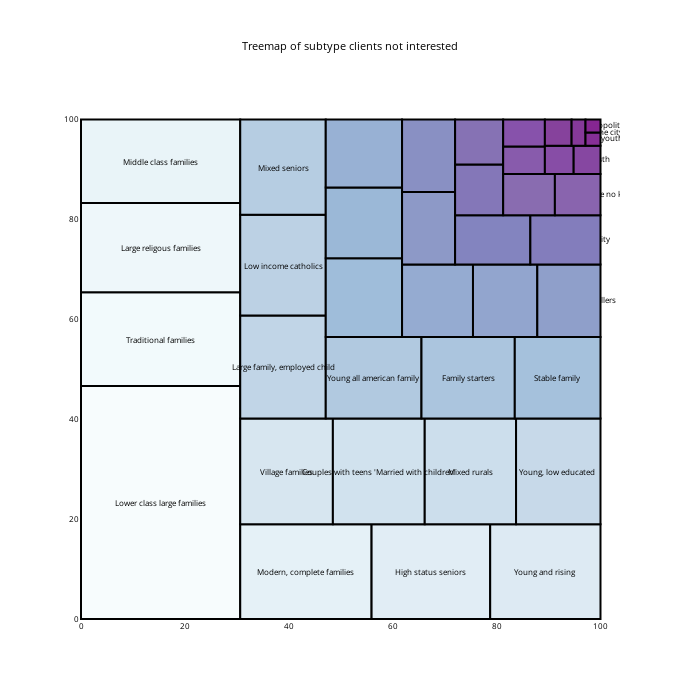

Write notebook code for a chart like this one.
### Code cell
freq = pd.DataFrame(no['Customer Subtype'].value_counts().reset_index())
freq.columns = ['name', 'freq']

x = 0.
y = 0.
width = 100.
height = 100.

values = freq.freq

normed = squarify.normalize_sizes(values, width, height)
rects = squarify.squarify(normed, x, y, width, height)

bupu = cl.scales['9']['seq']['BuPu']
bupu = cl.interp( bupu, 48 )
cl.to_rgb( bupu )

shapes = []
annotations = []
counter = 0
i = 0
for r in rects:
    shapes.append( 
        dict(
            type = 'rect', 
            x0 = r['x'], 
            y0 = r['y'], 
            x1 = r['x']+r['dx'], 
            y1 = r['y']+r['dy'],
            line = dict( width = 2 ),
            fillcolor = bupu[i]
        ) 
    )
    if (i < 17):
        label = freq.name[i]
    else :
        label = ""
    annotations.append(
        dict(
            x = r['x']+(r['dx']/2),
            y = r['y']+(r['dy']/2),
            text = label,
            align='center',
            showarrow = False
        )
    )
    i = i+1

# For hover text
trace0 = go.Scatter(
    x = [ r['x']+(r['dx']/2) for r in rects ], 
    y = [ r['y']+(r['dy']/2) for r in rects ],
    text = freq.name, 
    mode = 'text',
)
        
layout = dict(
    height=700, 
    width=700,
    xaxis=dict(showgrid=False,zeroline=False),
    yaxis=dict(showgrid=False,zeroline=False),
    shapes=shapes,
    annotations=annotations,
    hovermode='closest',
    title = 'Treemap of subtype clients not interested',
    font=dict(size=8, color='#000000')
)

# With hovertext
figure = dict(data=[trace0], layout=layout)

iplot(figure)

### Figure 1 — Plotly figure (JSON) as saved in the notebook; plotly's stock layout.template omitted (floating-point values rounded to 4 significant figures)
{"data": [{"mode": "text", "text": ["Lower class large families", "Traditional families", "Large religous families", "Middle class families", "Modern, complete families", "High status seniors", "Young and rising", "Village families", "Couples with teens 'Married with children'", "Mixed rurals", "Young, low educated ", "Large family, employed child", "Low income catholics", "Mixed seniors", "Young all american family", "Family starters", "Stable family", "Mixed small town dwellers", "High Income, expensive child", "Religious elderly singles", "Career and childcare", "Affluent young families", "Mixed apartment dwellers", "Large family farms", "Very Important Provincials", "Porchless seniors: no front yard", "Young seniors in the city", "Affluent senior apartments", "Own home elderly", "Seniors in apartments", "Dinki's (double income no kids)", "Residential elderly", "Etnically diverse", "Young urban have-nots", "Single youth", "Students in apartments", "Fresh masters in the city", "Suburban youth", "Senior cosmopolitans"], "type": "scatter", "x": [15.33, 15.33, 15.33, 15.33, 43.29, 67.35, 89.38, 39.57, 57.33, 74.96, 91.87, 38.88, 38.88, 38.88, 56.33, 74.52, 91.75, 54.46, 54.46, 54.46, 68.63, 81.65, 93.92, 66.91, 66.91, 79.26, 93.25, 76.64, 76.64, 86.25, 95.61, 85.28, 85.28, 92.07, 97.42, 91.87, 95.78, 98.56, 98.56], "y": [23.33, 56.04, 74.34, 91.63, 9.485, 9.485, 9.485, 29.56, 29.56, 29.56, 29.56, 50.45, 70.83, 90.46, 48.29, 48.29, 48.29, 64.32, 79.29, 93.18, 63.69, 63.69, 63.69, 78.21, 92.74, 75.88, 75.88, 85.9, 95.5, 84.94, 84.94, 91.84, 97.3, 91.91, 91.91, 97.37, 97.37, 96.06, 98.69]}], "layout": {"annotations": [{"align": "center", "showarrow": false, "text": "Lower class large families", "x": 15.33, "y": 23.33}, {"align": "center", "showarrow": false, "text": "Traditional families", "x": 15.33, "y": 56.04}, {"align": "center", "showarrow": false, "text": "Large religous families", "x": 15.33, "y": 74.34}, {"align": "center", "showarrow": false, "text": "Middle class families", "x": 15.33, "y": 91.63}, {"align": "center", "showarrow": false, "text": "Modern, complete families", "x": 43.29, "y": 9.485}, {"align": "center", "showarrow": false, "text": "High status seniors", "x": 67.35, "y": 9.485}, {"align": "center", "showarrow": false, "text": "Young and rising", "x": 89.38, "y": 9.485}, {"align": "center", "showarrow": false, "text": "Village families", "x": 39.57, "y": 29.56}, {"align": "center", "showarrow": false, "text": "Couples with teens 'Married with children'", "x": 57.33, "y": 29.56}, {"align": "center", "showarrow": false, "text": "Mixed rurals", "x": 74.96, "y": 29.56}, {"align": "center", "showarrow": false, "text": "Young, low educated ", "x": 91.87, "y": 29.56}, {"align": "center", "showarrow": false, "text": "Large family, employed child", "x": 38.88, "y": 50.45}, {"align": "center", "showarrow": false, "text": "Low income catholics", "x": 38.88, "y": 70.83}, {"align": "center", "showarrow": false, "text": "Mixed seniors", "x": 38.88, "y": 90.46}, {"align": "center", "showarrow": false, "text": "Young all american family", "x": 56.33, "y": 48.29}, {"align": "center", "showarrow": false, "text": "Family starters", "x": 74.52, "y": 48.29}, {"align": "center", "showarrow": false, "text": "Stable family", "x": 91.75, "y": 48.29}, {"align": "center", "showarrow": false, "text": "", "x": 54.46, "y": 64.32}, {"align": "center", "showarrow": false, "text": "", "x": 54.46, "y": 79.29}, {"align": "center", "showarrow": false, "text": "", "x": 54.46, "y": 93.18}, {"align": "center", "showarrow": false, "text": "", "x": 68.63, "y": 63.69}, {"align": "center", "showarrow": false, "text": "", "x": 81.65, "y": 63.69}, {"align": "center", "showarrow": false, "text": "", "x": 93.92, "y": 63.69}, {"align": "center", "showarrow": false, "text": "", "x": 66.91, "y": 78.21}, {"align": "center", "showarrow": false, "text": "", "x": 66.91, "y": 92.74}, {"align": "center", "showarrow": false, "text": "", "x": 79.26, "y": 75.88}, {"align": "center", "showarrow": false, "text": "", "x": 93.25, "y": 75.88}, {"align": "center", "showarrow": false, "text": "", "x": 76.64, "y": 85.9}, {"align": "center", "showarrow": false, "text": "", "x": 76.64, "y": 95.5}, {"align": "center", "showarrow": false, "text": "", "x": 86.25, "y": 84.94}, {"align": "center", "showarrow": false, "text": "", "x": 95.61, "y": 84.94}, {"align": "center", "showarrow": false, "text": "", "x": 85.28, "y": 91.84}, {"align": "center", "showarrow": false, "text": "", "x": 85.28, "y": 97.3}, {"align": "center", "showarrow": false, "text": "", "x": 92.07, "y": 91.91}, {"align": "center", "showarrow": false, "text": "", "x": 97.42, "y": 91.91}, {"align": "center", "showarrow": false, "text": "", "x": 91.87, "y": 97.37}, {"align": "center", "showarrow": false, "text": "", "x": 95.78, "y": 97.37}, {"align": "center", "showarrow": false, "text": "", "x": 98.56, "y": 96.06}, {"align": "center", "showarrow": false, "text": "", "x": 98.56, "y": 98.69}], "font": {"color": "#000000", "size": 8}, "height": 700, "hovermode": "closest", "shapes": [{"fillcolor": "hsl(190.0, 60.0%, 98.0%)", "line": {"width": 2}, "type": "rect", "x0": 0, "x1": 30.65, "y0": 0, "y1": 46.66}, {"fillcolor": "hsl(192.38297872340425, 57.787234042553195%, 96.80851063829788%)", "line": {"width": 2}, "type": "rect", "x0": 0, "x1": 30.65, "y0": 46.66, "y1": 65.42}, {"fillcolor": "hsl(194.7659574468085, 55.57446808510638%, 95.61702127659575%)", "line": {"width": 2}, "type": "rect", "x0": 0, "x1": 30.65, "y0": 65.42, "y1": 83.26}, {"fillcolor": "hsl(197.14893617021278, 53.361702127659576%, 94.42553191489361%)", "line": {"width": 2}, "type": "rect", "x0": 0, "x1": 30.65, "y0": 83.26, "y1": 100.0}, {"fillcolor": "hsl(199.53191489361703, 51.148936170212764%, 93.23404255319149%)", "line": {"width": 2}, "type": "rect", "x0": 30.65, "x1": 55.94, "y0": 0, "y1": 18.97}, {"fillcolor": "hsl(201.91489361702128, 48.93617021276596%, 92.04255319148936%)", "line": {"width": 2}, "type": "rect", "x0": 55.94, "x1": 78.77, "y0": 0, "y1": 18.97}, {"fillcolor": "hsl(204.10638297872342, 46.91489361702128%, 90.80851063829788%)", "line": {"width": 2}, "type": "rect", "x0": 78.77, "x1": 100.0, "y0": 0, "y1": 18.97}, {"fillcolor": "hsl(204.95744680851064, 46.234042553191486%, 89.27659574468085%)", "line": {"width": 2}, "type": "rect", "x0": 30.65, "x1": 48.49, "y0": 18.97, "y1": 40.16}, {"fillcolor": "hsl(205.80851063829786, 45.5531914893617%, 87.74468085106383%)", "line": {"width": 2}, "type": "rect", "x0": 48.49, "x1": 66.17, "y0": 18.97, "y1": 40.16}, {"fillcolor": "hsl(206.6595744680851, 44.87234042553192%, 86.2127659574468%)", "line": {"width": 2}, "type": "rect", "x0": 66.17, "x1": 83.75, "y0": 18.97, "y1": 40.16}, {"fillcolor": "hsl(207.51063829787233, 44.191489361702125%, 84.68085106382979%)", "line": {"width": 2}, "type": "rect", "x0": 83.75, "x1": 100.0, "y0": 18.97, "y1": 40.16}, {"fillcolor": "hsl(208.36170212765958, 43.51063829787234%, 83.14893617021276%)", "line": {"width": 2}, "type": "rect", "x0": 30.65, "x1": 47.12, "y0": 40.16, "y1": 60.74}, {"fillcolor": "hsl(209.04255319148936, 43.04255319148936%, 81.61702127659575%)", "line": {"width": 2}, "type": "rect", "x0": 30.65, "x1": 47.12, "y0": 60.74, "y1": 80.93}, {"fillcolor": "hsl(209.2127659574468, 43.212765957446805%, 80.08510638297872%)", "line": {"width": 2}, "type": "rect", "x0": 30.65, "x1": 47.12, "y0": 80.93, "y1": 100}, {"fillcolor": "hsl(209.38297872340425, 43.38297872340426%, 78.55319148936171%)", "line": {"width": 2}, "type": "rect", "x0": 47.12, "x1": 65.54, "y0": 40.16, "y1": 56.43}, {"fillcolor": "hsl(209.5531914893617, 43.5531914893617%, 77.02127659574468%)", "line": {"width": 2}, "type": "rect", "x0": 65.54, "x1": 83.5, "y0": 40.16, "y1": 56.43}, {"fillcolor": "hsl(209.72340425531914, 43.723404255319146%, 75.48936170212767%)", "line": {"width": 2}, "type": "rect", "x0": 83.5, "x1": 100.0, "y0": 40.16, "y1": 56.43}, {"fillcolor": "hsl(209.89361702127658, 43.8936170212766%, 73.95744680851064%)", "line": {"width": 2}, "type": "rect", "x0": 47.12, "x1": 61.8, "y0": 56.43, "y1": 72.21}, {"fillcolor": "hsl(211.2127659574468, 43.297872340425535%, 72.55319148936171%)", "line": {"width": 2}, "type": "rect", "x0": 47.12, "x1": 61.8, "y0": 72.21, "y1": 86.36}, {"fillcolor": "hsl(214.4468085106383, 41.42553191489362%, 71.36170212765957%)", "line": {"width": 2}, "type": "rect", "x0": 47.12, "x1": 61.8, "y0": 86.36, "y1": 100}, {"fillcolor": "hsl(217.68085106382978, 39.5531914893617%, 70.17021276595744%)", "line": {"width": 2}, "type": "rect", "x0": 61.8, "x1": 75.46, "y0": 56.43, "y1": 70.95}, {"fillcolor": "hsl(220.91489361702128, 37.68085106382979%, 68.97872340425532%)", "line": {"width": 2}, "type": "rect", "x0": 75.46, "x1": 87.84, "y0": 56.43, "y1": 70.95}, {"fillcolor": "hsl(224.14893617021278, 35.808510638297875%, 67.7872340425532%)", "line": {"width": 2}, "type": "rect", "x0": 87.84, "x1": 100.0, "y0": 56.43, "y1": 70.95}, {"fillcolor": "hsl(227.38297872340425, 33.93617021276596%, 66.59574468085107%)", "line": {"width": 2}, "type": "rect", "x0": 61.8, "x1": 72.01, "y0": 70.95, "y1": 85.47}, {"fillcolor": "hsl(232.3191489361702, 32.74468085106383%, 65.06382978723404%)", "line": {"width": 2}, "type": "rect", "x0": 61.8, "x1": 72.01, "y0": 85.47, "y1": 100}, {"fillcolor": "hsl(238.95744680851064, 32.234042553191486%, 63.191489361702125%)", "line": {"width": 2}, "type": "rect", "x0": 72.01, "x1": 86.5, "y0": 70.95, "y1": 80.81}, {"fillcolor": "hsl(245.59574468085106, 31.72340425531915%, 61.31914893617021%)", "line": {"width": 2}, "type": "rect", "x0": 86.5, "x1": 100.0, "y0": 70.95, "y1": 80.81}, {"fillcolor": "hsl(252.2340425531915, 31.212765957446805%, 59.44680851063829%)", "line": {"width": 2}, "type": "rect", "x0": 72.01, "x1": 81.27, "y0": 80.81, "y1": 90.99}, {"fillcolor": "hsl(258.8723404255319, 30.70212765957447%, 57.57446808510639%)", "line": {"width": 2}, "type": "rect", "x0": 72.01, "x1": 81.27, "y0": 90.99, "y1": 100}, {"fillcolor": "hsl(265.51063829787233, 30.19148936170213%, 55.70212765957447%)", "line": {"width": 2}, "type": "rect", "x0": 81.27, "x1": 91.22, "y0": 80.81, "y1": 89.08}, {"fillcolor": "hsl(269.9148936170213, 31.17021276595745%, 53.723404255319146%)", "line": {"width": 2}, "type": "rect", "x0": 91.22, "x1": 100.0, "y0": 80.81, "y1": 89.08}, {"fillcolor": "hsl(272.97872340425533, 33.04255319148936%, 51.68085106382979%)", "line": {"width": 2}, "type": "rect", "x0": 81.27, "x1": 89.3, "y0": 89.08, "y1": 94.61}, {"fillcolor": "hsl(276.04255319148933, 34.91489361702128%, 49.63829787234043%)", "line": {"width": 2}, "type": "rect", "x0": 81.27, "x1": 89.3, "y0": 94.61, "y1": 100.0}, {"fillcolor": "hsl(279.1063829787234, 36.787234042553195%, 47.59574468085106%)", "line": {"width": 2}, "type": "rect", "x0": 89.3, "x1": 94.84, "y0": 89.08, "y1": 94.74}, {"fillcolor": "hsl(282.17021276595744, 38.65957446808511%, 45.553191489361694%)", "line": {"width": 2}, "type": "rect", "x0": 94.84, "x1": 100, "y0": 89.08, "y1": 94.74}, {"fillcolor": "hsl(285.2340425531915, 40.531914893617014%, 43.51063829787235%)", "line": {"width": 2}, "type": "rect", "x0": 89.3, "x1": 94.44, "y0": 94.74, "y1": 100.0}, {"fillcolor": "hsl(288.04255319148933, 45.851063829787236%, 41.08510638297872%)", "line": {"width": 2}, "type": "rect", "x0": 94.44, "x1": 97.12, "y0": 94.74, "y1": 100.0}, {"fillcolor": "hsl(290.7659574468085, 52.31914893617022%, 38.53191489361702%)", "line": {"width": 2}, "type": "rect", "x0": 97.12, "x1": 100.0, "y0": 94.74, "y1": 97.37}, {"fillcolor": "hsl(293.48936170212767, 58.78723404255317%, 35.97872340425533%)", "line": {"width": 2}, "type": "rect", "x0": 97.12, "x1": 100.0, "y0": 97.37, "y1": 100.0}], "title": "Treemap of subtype clients not interested", "width": 700, "xaxis": {"showgrid": false, "zeroline": false}, "yaxis": {"showgrid": false, "zeroline": false}}}
